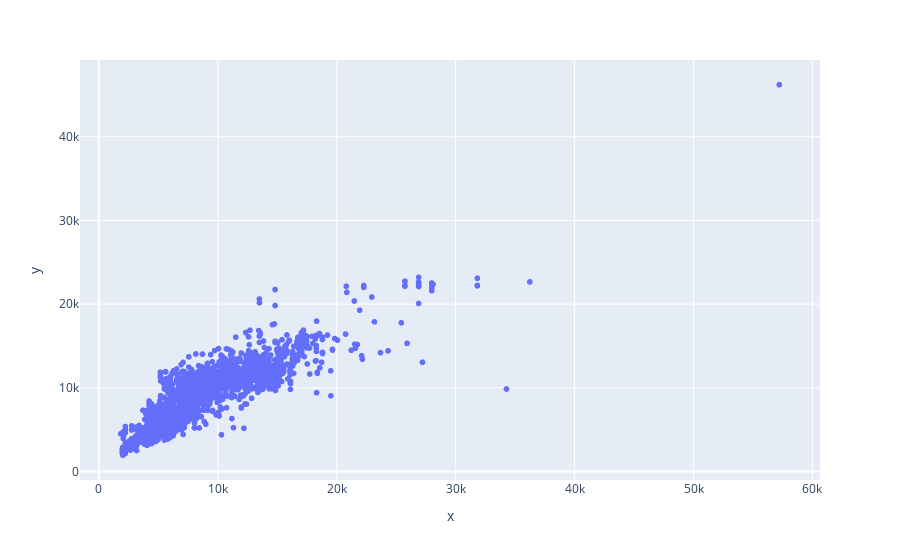

This figure's notebook cell:
### Code cell
fig=px.scatter(x=Y_test,y=pred_XGB)
fig.show()

### Figure 1 — Plotly figure (JSON) as saved in the notebook; plotly's stock layout.template omitted (floating-point values rounded to 4 significant figures; data arrays with more than 128 entries replaced by an {"elided": "..."} marker saying what was removed)
{"data": [{"hovertemplate": "x=%{x}<br>y=%{y}<extra></extra>", "legendgroup": "", "marker": {"color": "#636efa", "symbol": "circle"}, "mode": "markers", "name": "", "showlegend": false, "type": "scattergl", "x": {"elided": "3205 int values"}, "xaxis": "x", "y": {"elided": "3205 float values"}, "yaxis": "y"}], "layout": {"legend": {"tracegroupgap": 0}, "margin": {"t": 60}, "xaxis": {"anchor": "y", "domain": [0, 1], "title": {"text": "x"}}, "yaxis": {"anchor": "x", "domain": [0, 1], "title": {"text": "y"}}}}
